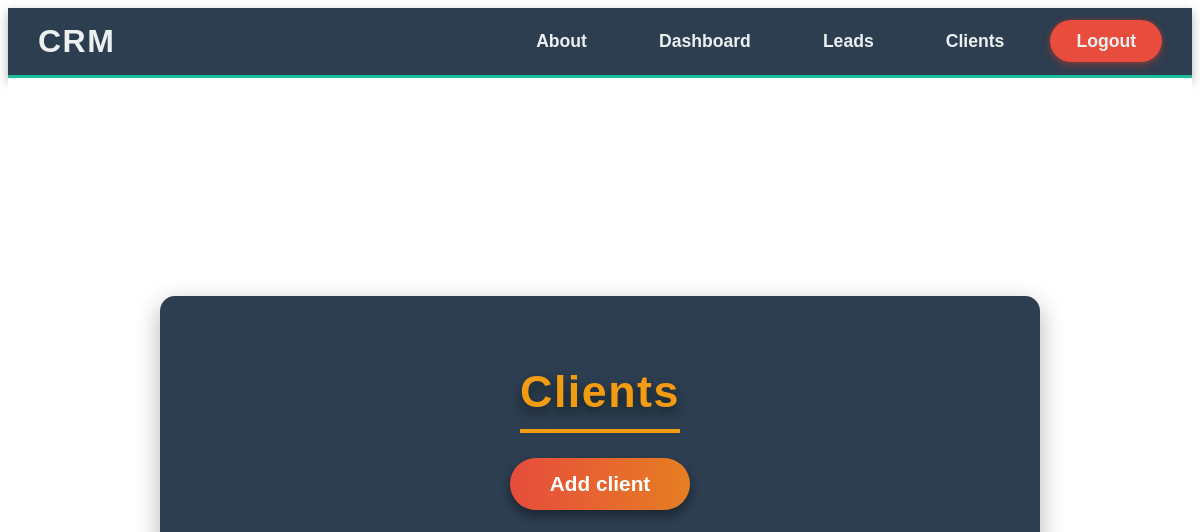
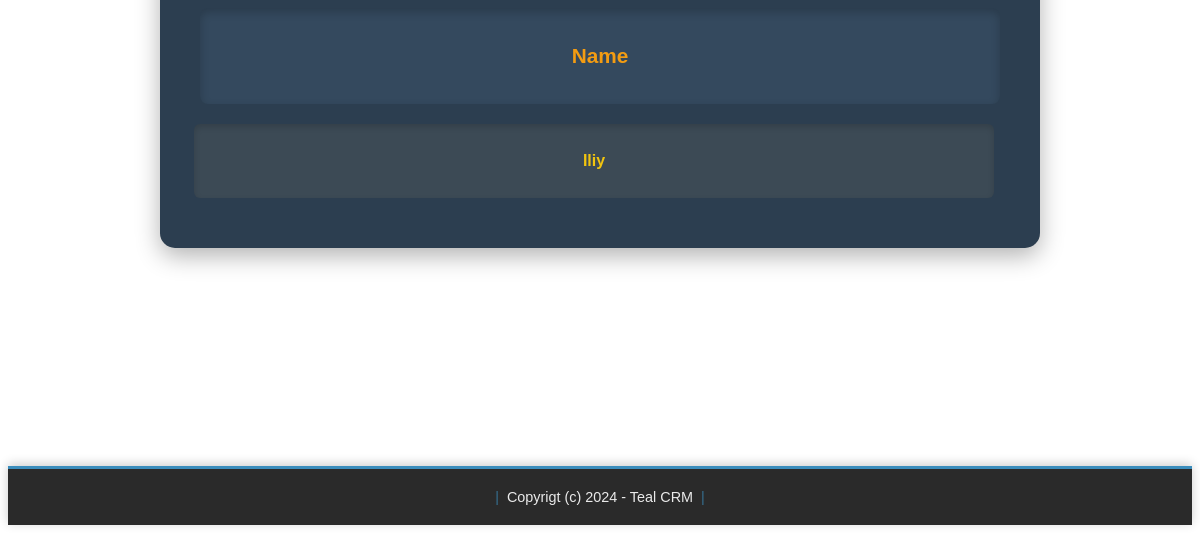
Page /clients_list (signed in) on the earlier database version (2 pictures, top to bottom).
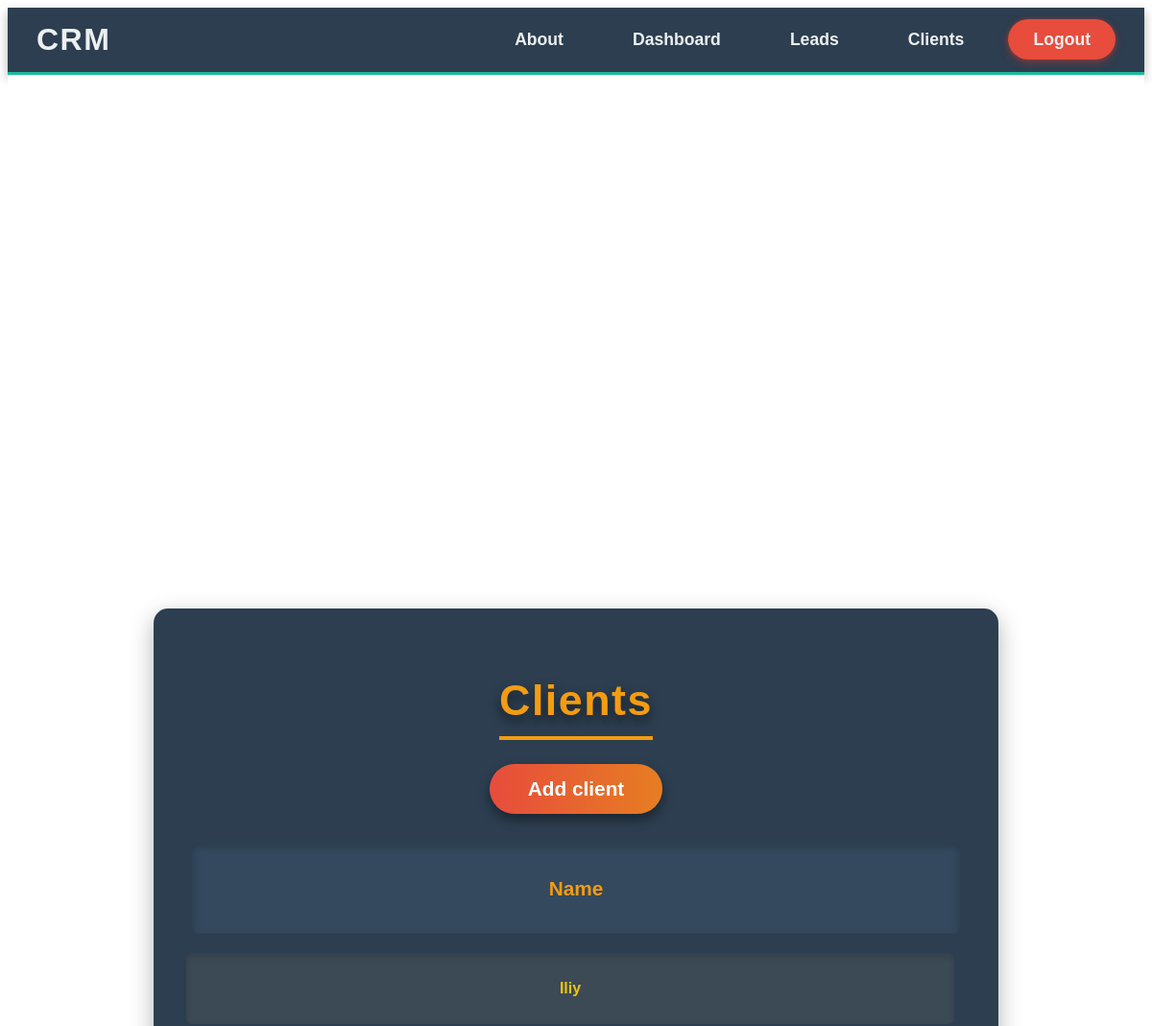
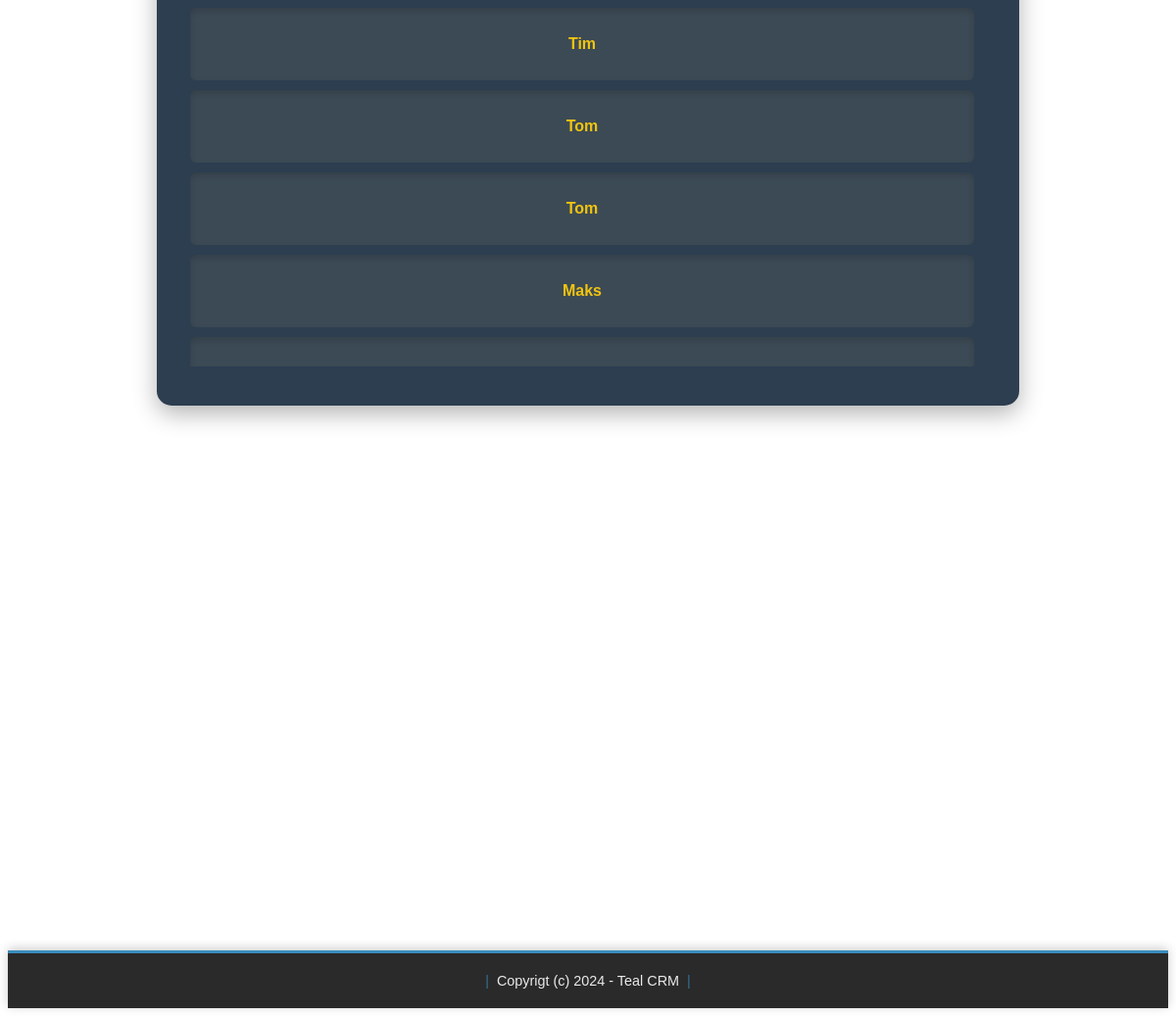
Same page on the later database version (2 pictures, top to bottom).
### catalog/models.py (models this page shows, shortened)
class Client(models.Model):
    name = models.CharField(max_length=255)
    email = models.EmailField()
    description = models.TextField(blank=True, null=True)
    created_by = models.ForeignKey(User, related_name='leads', on_delete=models.CASCADE)
    created_at = models.DateTimeField(auto_now_add=True)
    modified_at = models.DateTimeField(auto_now=True)

### catalog/views.py (the view)
# urls.py: path('clients_list', views.clients_list, name='clients_list'),
@login_required
def clients_list(request):
    clients = Client.objects.filter(created_by=request.user)
    data = {'clients': clients}
    return render(request, 'clients/clients_list.html', data)

### templates/clients/clients_list.html (shortened to what this page needs)
{% extends 'base.html' %}
{% load static %}
{% block head %}
    <link rel="stylesheet" href="{% static 'hom_leads.css' %}">
    <link rel="stylesheet" href="{% static 'leads_list.css' %}">
{% endblock %}
{% block content %}
<div class="page-background">
    <div class="led">
        <h1 class="zag">Clients</h1>
        <a class="das" href="{% url 'addclient' %}">Add client</a>
        {% if clients %}
            <div class="flex-header">
                <p class="column-title">Name</p>
            </div>
            <div class="scroll-container">
                {% for client in clients %}
                    <div class="table-row">
                        <p class="row-text">
                            <a href="{% url 'clients_detail' client.id %}">{{ client.name }}</a>
                        </p>
                    </div>
                {% empty %}
                    <p>There are no clients in the database yet...</p>
                {% endfor %}
            </div>
        {% endif %}
    </div>
</div>
{% endblock %}

### templates/base.html (shortened to what this page needs)
<!DOCTYPE html>
{% load static %}
<html lang="ru">
{% block head %}{% endblock %}
<body>
    <nav class="navbar">
        <div class="left">
            <a href="{% url 'index' %}">CRM</a>
        </div>
        <ul class="right">
            <li><a href="{% url 'about' %}">About</a></li>
            {% if request.user.is_authenticated %}
                <li><a href="{% url 'dashboard' %}">Dashboard</a></li>
                <li><a href="{% url 'leads_list' %}">Leads</a></li>
                <li><a href="{% url 'clients_list' %}">Clients</a></li>
                <li class="red"><a href="{% url 'logout' %}">Logout</a></li>
            {% else %}
                <li><a href="{% url 'login' %}">Log in</a></li>
                <li><a href="{% url 'signup' %}">Sign up</a></li>
            {% endif %}
        </ul>
    </nav>
    {% block content %}
    {% endblock %}
    <footer class="calan">
        <p>Copyrigt (c) 2024 - Teal CRM</p>
    </footer>
</body>
</html>

### catalog/static/hom_leads.css (style rules this page uses)
.navbar { display: flex; justify-content: space-between; align-items: center; background-color: #2c3e50; padding: 15px 30px; box-shadow: 0 4px 10px rgba(0, 0, 0, 0.3); border-bottom: 3px solid #1abc9c; font-family: Arial, sans-serif; transition: background-color 0.3s, padding 0.3s ease; }
.left { flex: 1; }
.left a { color: #ecf0f1; font-size: 2rem; text-decoration: none; font-weight: bold; letter-spacing: 1.5px; transition: color 0.3s ease, text-shadow 0.3s ease, transform 0.3s ease; }
.right { list-style: none; display: flex; gap: 20px; margin: 0; }
.right li { margin: 0; }
.right a { color: #ecf0f1; text-decoration: none; padding: 10px 25px; border: 1px solid transparent; border-radius: 30px; font-size: 1.1rem; font-weight: 600; transition: background-color 0.3s ease, transform 0.3s ease, color 0.3s ease, border-color 0.3s ease, box-shadow 0.3s ease; }
.red a { background-color: #e74c3c; box-shadow: 0 4px 10px rgba(192, 57, 43, 0.4), 0 0 5px rgba(192, 57, 43, 0.5); }
.calan { background-color: #2a2a2a; color: #eaeaea; text-align: center; padding: 20px; font-size: 0.9rem; font-family: Arial, sans-serif; border-top: 3px solid #3b8dbc; box-shadow: 0px -2px 10px rgba(0, 0, 0, 0.2); }
.calan p { margin: 0; position: relative; }
.calan p::before, .calan p::after { content: "|"; margin: 0 8px; color: #3b8dbc; opacity: 0.7; }

### catalog/static/leads_list.css (style rules this page uses)
.page-background { background: linear-gradient(to right, #ffffff, #ffffff); padding: 60px 20px; min-height: 100vh; display: flex; justify-content: center; align-items: center; font-family: 'Arial', sans-serif; }
.led { width: 100%; max-width: 800px; padding: 40px; background: #2c3e50; border-radius: 15px; box-shadow: 0 8px 25px rgba(0, 0, 0, 0.3); color: #ecf0f1; text-align: center; transition: transform 0.3s ease, box-shadow 0.3s ease; overflow: hidden; display: flex; flex-direction: column; align-items: center; }
.zag { font-size: 2.8rem; font-weight: bold; color: #f39c12; margin-bottom: 25px; letter-spacing: 1.5px; text-shadow: 0 6px 12px rgba(0, 0, 0, 0.5); border-bottom: 4px solid #f39c12; padding-bottom: 12px; width: fit-content; transition: color 0.3s, border-bottom-color 0.3s; }
.das { font-size: 1.3rem; font-weight: bold; padding: 14px 40px; color: #ffffff; border-radius: 50px; text-decoration: none; display: inline-block; background: linear-gradient(90deg, #e74c3c, #e67e22, #f1c40f, #e67e22, #e74c3c); background-size: 400%; animation: gradient-move 5s ease infinite; margin-bottom: 30px; box-shadow: 0 6px 12px rgba(0, 0, 0, 0.4); transition: transform 0.3s, box-shadow 0.3s; }
.flex-header { display: flex; justify-content: space-evenly; width: 100%; padding: 15px 0; background-color: #34495e; color: #f39c12; font-size: 1.3rem; font-weight: bold; text-align: center; border-radius: 8px; margin-bottom: 20px; box-shadow: inset 0 4px 10px rgba(0, 0, 0, 0.2); }
.column-title { flex: 1; text-align: center; }
.scroll-container { max-height: 450px; overflow-y: auto; width: 100%; padding-right: 12px; }
.table-row { display: flex; justify-content: space-evenly; width: 100%; padding: 12px 0; background-color: #3c4a55; border-radius: 6px; color: #ecf0f1; font-size: 1rem; transition: background 0.3s ease; margin-bottom: 10px; box-shadow: inset 0 3px 6px rgba(0, 0, 0, 0.15); }
.row-text { flex: 1; text-align: center; font-weight: 500; color: #fdfdfd; padding: 0 12px; }
.row-text a { color: #f1c40f; text-decoration: none; font-weight: bold; transition: color 0.3s ease; }

Differences in the rows shown:
added Client: name "Tim"
added Client: name "Tom"
added Client: name "Tom"
added Client: name "Maks"
